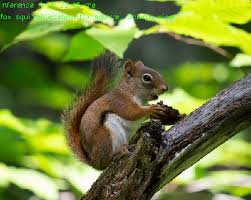
#> input picture openCV/basic/img/squirrel.jpg, 251 x 200 px, given in place of the camera
$ python ch16-1-2.py
#> lines starting #> are read from the running program, lines starting #| are printed output that depends on the picture; after the words box and inside, x2 and y2 are one past the last pixel; in counts of white or black regions, pixels touching at a corner belong together
# color detection(camera)
import numpy as np
import cv2

hue_value = 27
yellow_lower = np.array([hue_value - 10, 100, 100], np.uint8)
yellow_upper = np.array([hue_value + 10, 255, 255], np.uint8)
kernel = np.ones((7, 7), np.uint8)

cap = cv2.VideoCapture(0)

while True:
    ret, frame = cap.read()
#> frame is the input picture: shape (200, 251, 3); mean B, G, R 58.5, 127.6, 112.3
    if not ret:
        break
    frame = cv2.flip(frame, -1)
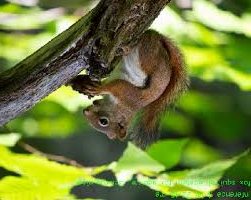
#> frame: shape (200, 251, 3); mean B, G, R 58.5, 127.6, 112.3
    hsv = cv2.cvtColor(frame, cv2.COLOR_BGR2HSV)
#> hsv: shape (200, 251, 3); mean H, S, V 39.2, 144, 131.4
    mask = cv2.inRange(hsv, yellow_lower, yellow_upper)
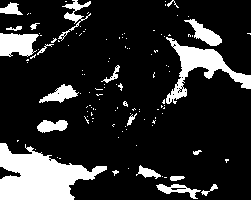
#> mask: shape (200, 251); 17% white; 120 white regions (100 under 20 px), largest, box (x1, y1, x2, y2) and area: (0, 143, 107, 200) 3499, (166, 37, 251, 104) 1626, (0, 33, 39, 57) 718
    mask = cv2.morphologyEx(mask, cv2.MORPH_CLOSE, kernel)
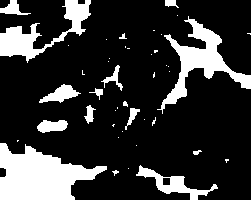
#> mask: shape (200, 251); 20.1% white; 44 white regions (28 under 20 px), largest, box (x1, y1, x2, y2) and area: (0, 143, 107, 200) 3694, (157, 16, 251, 114) 2293, (0, 0, 91, 63) 1744
    mask = cv2.morphologyEx(mask, cv2.MORPH_OPEN, kernel)
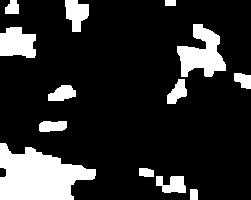
#> mask: shape (200, 251); 16.7% white; 13 white regions
    cnts = cv2.findContours(mask.copy(), cv2.RETR_EXTERNAL,
                                         cv2.CHAIN_APPROX_SIMPLE)
#> cnts = 13 contours; largest, box (x1, y1, x2, y2) and area: (0, 143, 96, 200) 3456, (177, 24, 226, 77) 1367, (0, 27, 36, 58) 827, (65, 0, 89, 32) 472, (156, 176, 186, 193) 324
    balls = cnts[-2]
#> balls has the same summary as cnts
    if len(balls) > 0:
        c = max(balls, key = cv2.contourArea)
#> c = contour of 65 points, box (x1, y1, x2, y2) (0, 143, 96, 200), area 3456
        (x, y), radius = cv2.minEnclosingCircle(c)
#> x = 43.46; y = 171; radius = 51.7
        M = cv2.moments(c)
#> M = moments, m00 3456, centre m10/m00, m01/m00 = (37.92, 175.8)
        center = (int(M["m10"] / M["m00"]), int(M["m01"] / M["m00"]))
#> center = (37, 175)
        if(radius < 300) & (radius > 50):
            cv2.circle(frame, (int(x), int(y)), int(radius), (0, 255, 255), 2)
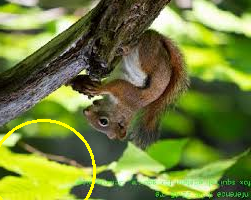
#> frame: shape (200, 251, 3); 1% of pixels changed, all inside (x1, y1, x2, y2) = (0, 119, 96, 200)
            cv2.circle(frame, center, 5, (0, 0, 255), -1)
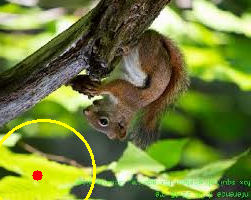
#> frame: shape (200, 251, 3); 0.16% of pixels changed, all inside (x1, y1, x2, y2) = (32, 170, 43, 181)
    cv2.imshow("Frame", frame)
    if cv2.waitKey(1) & 0xFF == ord('q'):
#> (key q is pressed here)
        break

cap.release()
cv2.destroyAllWindows()
